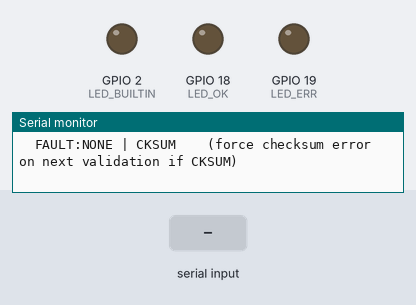
A sketch run on a simulated ESP32. On the bench: output pins drawn as LEDs (lit = HIGH), the last lines printed to the serial monitor. Inputs (shaded band) come from the test bench.

Above: at 1.2 s.
1.3 s: "NONE:1\n" received over the second serial link
At 2.4 s:
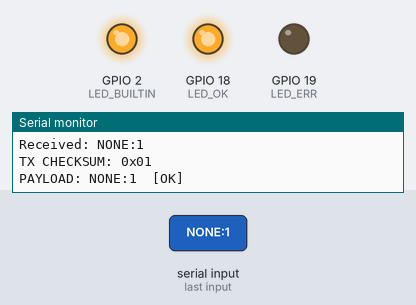
2.8 s: "FRAME:\n" received over the second serial link
At 3.5 s:
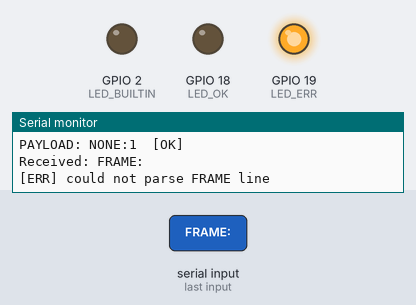
4.3 s: "NONE:150\n" received over the second serial link
At 4.7 s:
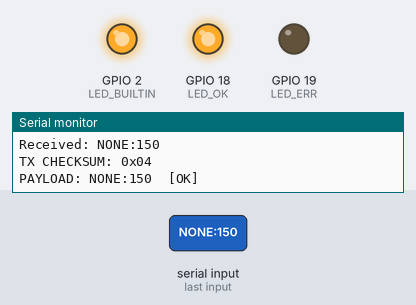
Timing chart, 0 to 7.3 s (numbered marks = the images above; inputs shaded):
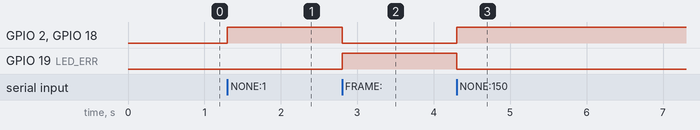

Measured:
- after the input at 1.3 s, GPIO 2 (LED_BUILTIN), GPIO 18 (LED_OK): LOW → HIGH at once
- after the input at 2.8 s, GPIO 2 (LED_BUILTIN), GPIO 18 (LED_OK): HIGH → LOW at once; GPIO 19 (LED_ERR): LOW → HIGH at once
- after the input at 4.3 s, GPIO 2 (LED_BUILTIN), GPIO 18 (LED_OK): LOW → HIGH at once; GPIO 19 (LED_ERR): HIGH → LOW at once

The sketch:

lab6_receiver.ino
```cpp
// ===== Your original wiring (unchanged) =====
#ifndef LED_BUILTIN
#define LED_BUILTIN 2   // Most ESP32 boards use GPIO 2 for the onboard LED
#endif

#define TXD2 23
#define RXD2 22

#include <Arduino.h>

// ===== Lab packet params =====
#define PKT_SYNC        0xAA
#define PKT_MAX_PAYLOAD 8

// ===== Optional OK/ERR LEDs (set to -1 to disable) =====
const int LED_OK  = 18;   // green  (use -1 if not used)
const int LED_ERR = 19;   // red    (use -1 if not used)

// ===== Fault injection (receiver-side simulation only) =====
enum FaultMode { F_NONE, F_CKSUM };
volatile FaultMode g_fault = F_NONE;

// ===== Helpers =====
static inline void led_init() {
  if (LED_OK  >= 0) pinMode(LED_OK, OUTPUT);
  if (LED_ERR >= 0) pinMode(LED_ERR, OUTPUT);
  if (LED_OK  >= 0) digitalWrite(LED_OK, LOW);
  if (LED_ERR >= 0) digitalWrite(LED_ERR, LOW);
}
static inline void led_ok()  { if (LED_OK  >= 0) digitalWrite(LED_OK, HIGH); if (LED_ERR >= 0) digitalWrite(LED_ERR, LOW); }
static inline void led_err() { if (LED_OK  >= 0) digitalWrite(LED_OK, LOW);  if (LED_ERR >= 0) digitalWrite(LED_ERR, HIGH); }
static inline void led_off() { if (LED_OK  >= 0) digitalWrite(LED_OK, LOW);  if (LED_ERR >= 0) digitalWrite(LED_ERR, LOW); }

static uint8_t xor_ck(const uint8_t* p, uint8_t n) {
  uint8_t x = 0; for (uint8_t i=0;i<n;i++) x ^= p[i]; return x;
}

// Parse a line like: "FRAME: AA 05 48 45 4C 4C 4F 0D"
bool parse_hex_frame(const String& line, uint8_t* out, size_t* out_len) {
  *out_len = 0;
  int start = line.indexOf(':');
  if (start < 0) return false;
  String bytes = line.substring(start+1);
  bytes.trim();
  // token by spaces
  int idx = 0;
  while (idx < (int)bytes.length()) {
    while (idx < (int)bytes.length() && isspace(bytes[idx])) idx++;
    if (idx >= (int)bytes.length()) break;
    int j = idx;
    while (j < (int)bytes.length() && !isspace(bytes[j])) j++;
    String tok = bytes.substring(idx, j);
    tok.trim();
    if (tok.length() == 0) break;
    char* endptr = nullptr;
    long v = strtol(tok.c_str(), &endptr, 16);
    if (*out_len >= 64 || v < 0 || v > 255) return false;
    out[(*out_len)++] = (uint8_t)v;
    idx = j;
  }
  return (*out_len > 0);
}

// Validate one full frame buffer (already bytes)
void consume_frame_and_report(const uint8_t* frame, size_t n) {
  if (n < 3) { Serial.println("[ERR] frame too short"); led_err(); digitalWrite(LED_BUILTIN, LOW); return; }  // ⭐ Added
  if (frame[0] != PKT_SYNC) { Serial.println("[ERR] bad SYNC"); led_err(); digitalWrite(LED_BUILTIN, LOW); return; }  // ⭐ Added

  uint8_t L = frame[1];
  if (L > PKT_MAX_PAYLOAD) { Serial.println("[ERR] length > 8"); led_err(); digitalWrite(LED_BUILTIN, LOW); return; }  // ⭐ Added
  if (n != (size_t)(L + 3)) { Serial.println("[ERR] size mismatch"); led_err(); digitalWrite(LED_BUILTIN, LOW); return; }  // ⭐ Added

  const uint8_t* data = &frame[2];
  uint8_t rx_cksum   = frame[2 + L];

  Serial.printf("TX CHECKSUM: 0x%02X\n", rx_cksum);

  uint8_t calc = xor_ck(data, L);
  if (g_fault == F_CKSUM) calc ^= 0x01;

  if (rx_cksum == calc) {
    Serial.print("PAYLOAD: ");
    for (uint8_t i=0;i<L;i++) Serial.print((char)data[i]);
    Serial.println("  [OK]");
    led_ok();
    digitalWrite(LED_BUILTIN, HIGH);  // ⭐ Added — onboard LED ON when valid message received
  } else {
    Serial.println("[ERR] checksum mismatch");
    led_err();
    digitalWrite(LED_BUILTIN, LOW);   // ⭐ Added — onboard LED OFF on error
  }
}

void simulate_receive_plaintext(const String& msg) {
  const uint8_t* p = (const uint8_t*)msg.c_str();
  size_t left = msg.length();
  while (left > 0) {
    uint8_t L = (left > PKT_MAX_PAYLOAD) ? PKT_MAX_PAYLOAD : (uint8_t)left;
    uint8_t frame[1 + 1 + PKT_MAX_PAYLOAD + 1];
    size_t n = 0;
    frame[n++] = PKT_SYNC;
    frame[n++] = L;
    for (uint8_t i=0;i<L;i++) frame[n++] = p[i];
    uint8_t ck = xor_ck(&frame[2], L);
    frame[n++] = ck;
    consume_frame_and_report(frame, n);
    p    += L;
    left -= L;
  }
}

void print_help() {
  Serial.println("UART RX BPSK-sim commands:");
  Serial.println("  MSG:<text>            (simulate frames from text)");
  Serial.println("  FRAME:<hex bytes>     (parse hex frame, e.g. FRAME: AA 05 48 45 4C 4C 4F 0D)");
  Serial.println("  FAULT:NONE | CKSUM    (force checksum error on next validation if CKSUM)");
  Serial.println();
}

// ===== Your original structure with minimal changes =====
void setup() {
  Serial.begin(115200);
  Serial2.begin(9600, SERIAL_8N1, RXD2, TXD2);
  Serial.println("ESP32 #2 - Receiver Ready (UART-sim BPSK packets)");
  led_init();
  pinMode(LED_BUILTIN, OUTPUT);      // ⭐ Added
  digitalWrite(LED_BUILTIN, LOW);    // ⭐ Added
  print_help();
}

void loop() {
  if (Serial2.available()) {
    String incoming = Serial2.readStringUntil('\n');
    incoming.trim();

    if (incoming.length() > 0) {
      Serial.println("Received: " + incoming);
      Serial2.println("Echo: " + incoming);

      if (incoming.startsWith("MSG:")) {
        String msg = incoming.substring(4);
        simulate_receive_plaintext(msg);
        g_fault = F_NONE;
      } else if (incoming.startsWith("FRAME:")) {
        uint8_t buf[64]; size_t n=0;
        if (parse_hex_frame(incoming, buf, &n)) {
          consume_frame_and_report(buf, n);
          g_fault = F_NONE;
        } else {
          Serial.println("[ERR] could not parse FRAME line");
          led_err();
          digitalWrite(LED_BUILTIN, LOW); // ⭐ Added
        }
      } else if (incoming.startsWith("FAULT:")) {
        String m = incoming.substring(6);
        m.trim(); m.toUpperCase();
        if (m == "NONE")  { g_fault = F_NONE;  Serial.println("[RX] Fault=NONE");  }
        else if (m == "CKSUM") { g_fault = F_CKSUM; Serial.println("[RX] Fault=CKSUM (next check inverted)"); }
        else { Serial.println("[RX] Unknown FAULT"); }
      } else if (incoming == "HELP") {
        print_help();
      } else {
        simulate_receive_plaintext(incoming);
        g_fault = F_NONE;
      }
    }
  }
}
```
